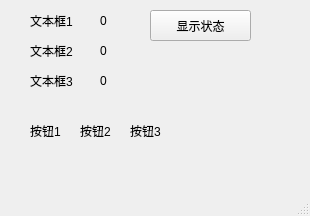
<?xml version="1.0" encoding="UTF-8"?>
<ui version="4.0">
 <class>FifthWindow</class>
 <widget class="QMainWindow" name="FifthWindow">
  <property name="geometry">
   <rect>
    <x>0</x>
    <y>0</y>
    <width>310</width>
    <height>216</height>
   </rect>
  </property>
  <property name="windowTitle">
   <string>MainWindow</string>
  </property>
  <widget class="QWidget" name="centralwidget">
   <widget class="QPushButton" name="pushButton_view">
    <property name="geometry">
     <rect>
      <x>150</x>
      <y>10</y>
      <width>101</width>
      <height>31</height>
     </rect>
    </property>
    <property name="text">
     <string>显示状态</string>
    </property>
   </widget>
   <widget class="QLabel" name="label_n2">
    <property name="geometry">
     <rect>
      <x>100</x>
      <y>40</y>
      <width>41</width>
      <height>21</height>
     </rect>
    </property>
    <property name="text">
     <string>0</string>
    </property>
   </widget>
   <widget class="QLabel" name="label_n3">
    <property name="geometry">
     <rect>
      <x>100</x>
      <y>70</y>
      <width>41</width>
      <height>21</height>
     </rect>
    </property>
    <property name="text">
     <string>0</string>
    </property>
   </widget>
   <widget class="QLabel" name="label_button_2">
    <property name="geometry">
     <rect>
      <x>80</x>
      <y>120</y>
      <width>41</width>
      <height>21</height>
     </rect>
    </property>
    <property name="text">
     <string>按钮2</string>
    </property>
   </widget>
   <widget class="QLabel" name="label_n1">
    <property name="geometry">
     <rect>
      <x>100</x>
      <y>10</y>
      <width>41</width>
      <height>21</height>
     </rect>
    </property>
    <property name="text">
     <string>0</string>
    </property>
   </widget>
   <widget class="QLabel" name="label_3">
    <property name="geometry">
     <rect>
      <x>30</x>
      <y>40</y>
      <width>67</width>
      <height>21</height>
     </rect>
    </property>
    <property name="text">
     <string>文本框2</string>
    </property>
   </widget>
   <widget class="QLabel" name="label_button_1">
    <property name="geometry">
     <rect>
      <x>30</x>
      <y>120</y>
      <width>41</width>
      <height>21</height>
     </rect>
    </property>
    <property name="text">
     <string>按钮1</string>
    </property>
   </widget>
   <widget class="QLabel" name="label">
    <property name="geometry">
     <rect>
      <x>30</x>
      <y>10</y>
      <width>67</width>
      <height>21</height>
     </rect>
    </property>
    <property name="text">
     <string>文本框1</string>
    </property>
   </widget>
   <widget class="QLabel" name="label_4">
    <property name="geometry">
     <rect>
      <x>30</x>
      <y>70</y>
      <width>67</width>
      <height>21</height>
     </rect>
    </property>
    <property name="text">
     <string>文本框3</string>
    </property>
   </widget>
   <widget class="QLabel" name="label_button_3">
    <property name="geometry">
     <rect>
      <x>130</x>
      <y>120</y>
      <width>41</width>
      <height>21</height>
     </rect>
    </property>
    <property name="text">
     <string>按钮3</string>
    </property>
   </widget>
  </widget>
  <widget class="QMenuBar" name="menubar">
   <property name="geometry">
    <rect>
     <x>0</x>
     <y>0</y>
     <width>310</width>
     <height>28</height>
    </rect>
   </property>
  </widget>
  <widget class="QStatusBar" name="statusbar"/>
 </widget>
 <resources/>
 <connections/>
</ui>
